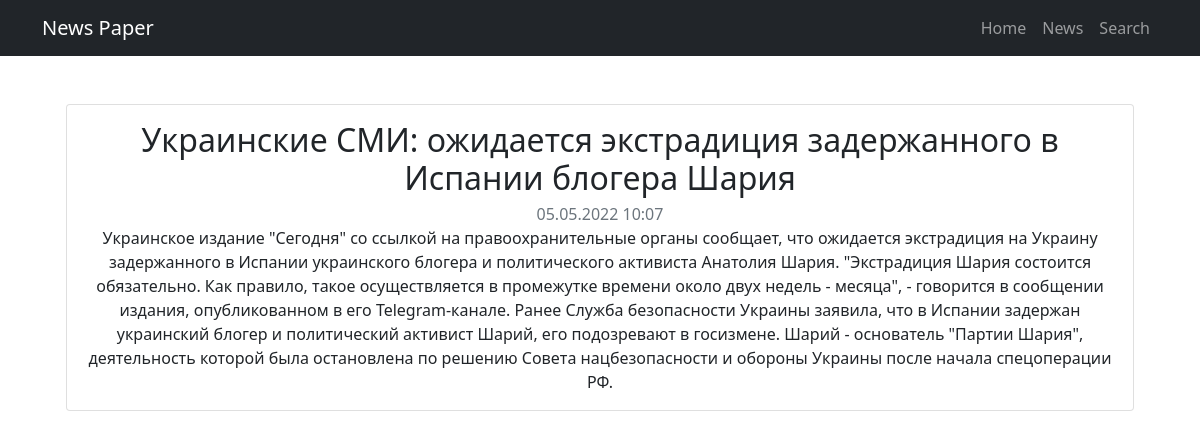
The app's page /news/9 with its own data.
### news/models.py (models this page shows, shortened)
class Post(models.Model):
    NEWS = "NW"
    ARTICLE = "AR"
    TYPE_CHOICES = [
        (NEWS, "news"),
        (ARTICLE, "article"),
    ]
    author = models.ForeignKey(Author, on_delete=models.CASCADE)
    type = models.CharField(max_length=2, choices=TYPE_CHOICES, default=ARTICLE)
    title = models.CharField(max_length=128)
    text = models.TextField()
    rating = models.SmallIntegerField(default=0)
    created_at = models.DateTimeField(auto_now_add=True)
    categories = models.ManyToManyField(Category, through="PostCategory")

### news/views.py (the view)
# urls.py: path("<int:pk>", PostDetail.as_view(), name="post_detail"),
class PostDetail(DetailView):
    model = Post
    template_name = "post.html"
    context_object_name = "post"

### news/templatetags/custom_filters.py (called while the page is built)
@register.filter(name="censor")
def censor(value):
    for bad_word in BAD_WORDS:
        for match in re.finditer(bad_word, value):
            value = value[: match.start()] + "*" * len(bad_word) + value[match.end() :]
    return value

### templates/post.html (shortened to what this page needs)
{% extends 'default.html' %}
{% load custom_filters %}
{% block content %}
<div class='page__post card m-4'>
  <div class='card-body'>
    <h2 class='header__title card-title'>{{ post.title|censor }}</h2>
    <p class='header__created-at card-subtitle text-muted'>{{ post.created_at|date:"d.m.Y H:i" }}</p>
    <p class='post__content card-text'>
      {{ post.text|censor }}
    </p>
  </div>
</div>
{% endblock content %}

### records on screen
Post: title|censor "Украинские СМИ: ожидается экстрадиция задержанного в Испании блогера Шария", created_at "05.05.2022 10:07", text|censor "Украинское издание \"Сегодня\" со ссылкой на правоохранительные органы сообщает, что ожидается экстрадиция на Украину задержанного в Испании украинского блогера и политического активиста Анатолия Шария. \"Экстрадиция Шария состоится обязательно. Как правило, такое осуществляется в промежутке времени около двух недель - месяца\", - говорится в сообщении издания, опубликованном в его Telegram-канале. Ранее Служба безопасности Украины заявила, что в Испании задержан украинский блогер и политический активист Шарий, его подозревают в госизмене. Шарий - основатель \"Партии Шария\", деятельность которой была остановлена по решению Совета нацбезопасности и обороны Украины после начала спецоперации РФ."
